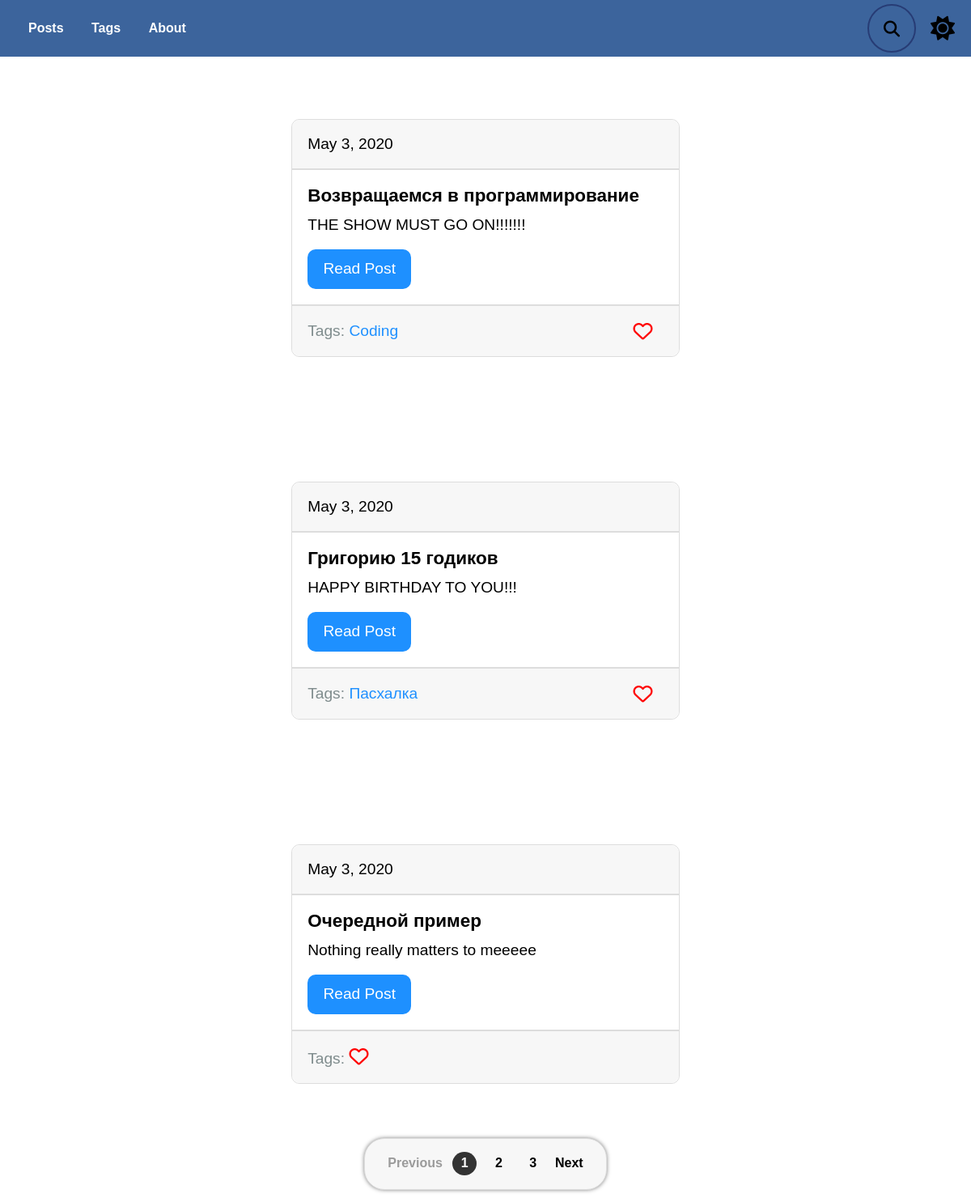
The page /blog/ on the database as committed earlier.
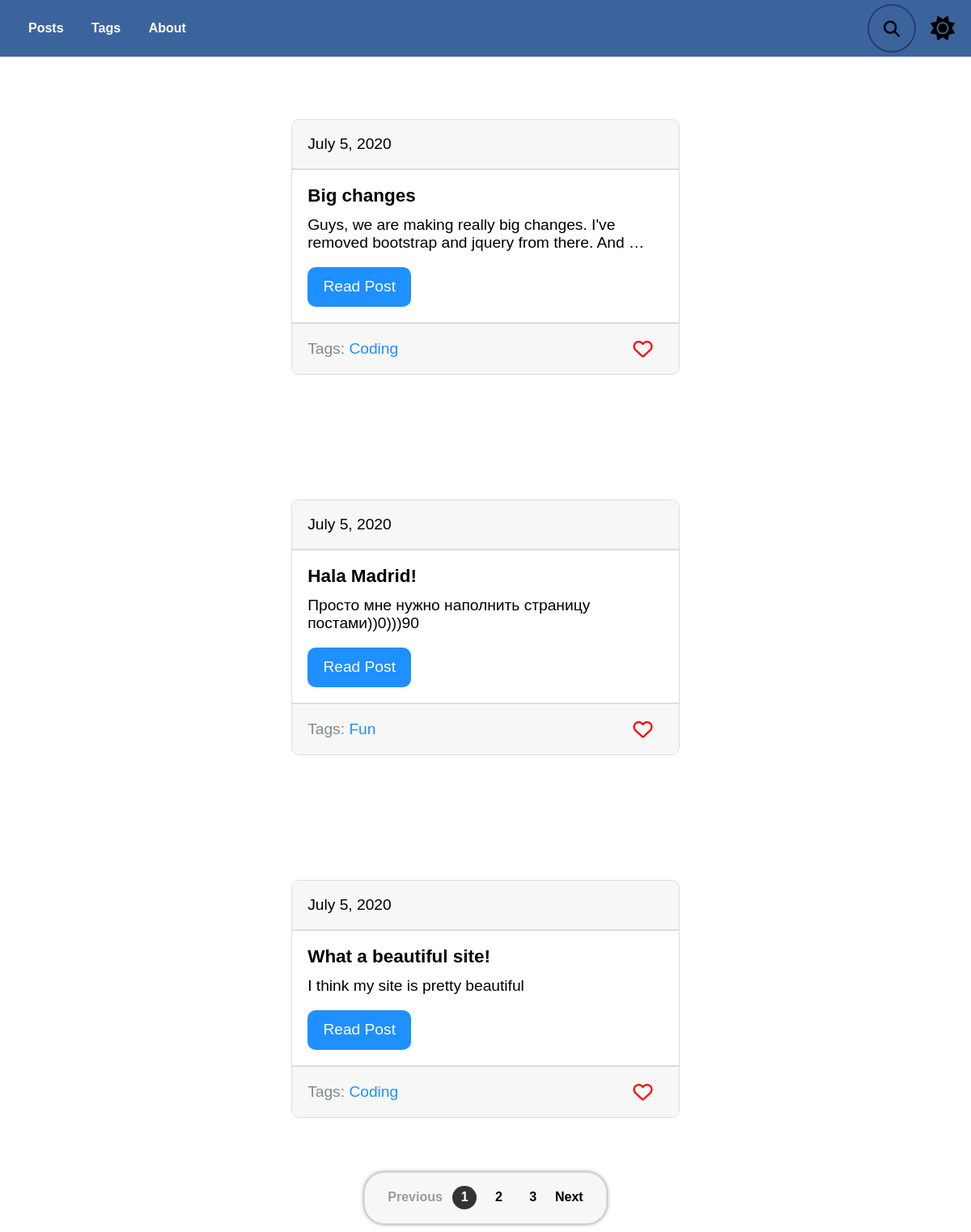
The same page on the database as committed later.
### blog/models.py (models this page shows, shortened)
class Post(models.Model):#создаём класс Post для работы с бд
    title = models.CharField(max_length = 150, db_index = True)#заголовок
    slug = models.SlugField(max_length = 150, blank = True, unique = True)#ссылка понятая для юзера(должна быть уникальной)
    body = models.TextField(blank = True, db_index = True)#тело текста
    date_pub = models.DateField(auto_now_add = True)#время публикации
    tags = models.ManyToManyField("Tag", blank = True, related_name = "posts")
    def get_absolute_url(self):#имя функции - лучше использовать такое
        return reverse("post_detail_url", kwargs = {"slug": self.slug})
    class Meta:
        ordering = ["-date_pub"]#посты будут сортироваться для пагинатора так: самые новые вверху, старые внизу(-)указываем для этого

class Tag(models.Model):
    title = models.CharField(max_length = 50)
    slug = models.SlugField(max_length = 50, unique = True)
    def get_absolute_url(self):#имя функции - лучше использовать такое
        return reverse("tag_detail_url", kwargs = {"slug": self.slug})
    class Meta:
        ordering = ["title"]#в алф порядке

### blog/views.py (the view)
def postsList(request):
    search_query = request.GET.get("search", "")#по ум = "", а не пустой = инпуту формы с именем как имя первого аргумента
    if search_query:#если поисковой запрос не пустой
        posts = Post.objects.filter(Q(title__icontains=search_query) | Q(body__icontains=search_query))
    else:
        posts = Post.objects.all()#печатаем все посты из бд
    paginator = Paginator(posts, 3)# по 3 поста на стр
    page_number = request.GET.get("page", 1)#1-значение,если не найдена стр
    page = paginator.get_page(page_number)#1 стр#это как на сайтах встречается ?параметр =
    is_paginated = page.has_other_pages()
    if page.has_previous():
        prev_url = f'?page={page.previous_page_number()}'
    else:
        prev_url = ""
    if page.has_next():
        next_url = f'?page={page.next_page_number()}'
    else:
        next_url = ""
    context = {
        "page_object": page,
        "is_paginated": is_paginated,
        "next_url": next_url,
        "prev_url": prev_url
    }
    return render(request, "blog/posts.html", context = context)

### blog/templates/blog/posts.html (shortened to what this page needs)
{% extends "index.html" %}
    {% block content %}
<div class="posts">
    {% if page_object.object_list %}
        {% for post in page_object.object_list %}
        {% include "blog/includes/post_card_template.html" %}
        {% endfor %}
        {% else %}
            <p class="search-wrong">No results :(</p>
    {% endif %}
</div>
    {% endblock %}

### blog/templates/blog/includes/post_card_template.html
<div class="card">
    <div class="card__date">
        {{post.date_pub}}
    </div>
    <div class="card__body">
        <h3 class="card__title">{{post.title}}</h3>
        <p class="card__text">{{post.body|truncatewords:15}}</p>
        <a href="{{ post.get_absolute_url }}" class="post-link">Read Post</a>
    </div>
    <div class="card__footer">
        <div>
            Tags: {% for tag in post.tags.all %}
            <a href="{{tag.get_absolute_url}}" class="tag-link">{{tag.title}}</a>
        </div>
        {% endfor %}
        <button class="like" type="submit">
            <i class="like__icon heart far fa-heart"></i>
        </button>
    </div>
</div>

Rows that differ between the two databases and show on the page:
no longer on this page (row unchanged): Post: date_pub "May 3, 2020", title "Возвращаемся в программирование", body "THE SHOW MUST GO ON!!!!!!!", Tag (title "Coding")
no longer on this page (row unchanged): Post: date_pub "May 3, 2020", title "Григорию 15 годиков", body "HAPPY BIRTHDAY TO YOU!!!"
no longer on this page (row unchanged): Tag: title "Пасхалка", shown under "May 3, 2020"
removed Post: date_pub "May 3, 2020", title "Очередной пример", body "Nothing really matters to meeeee"
added Post: date_pub "July 5, 2020", title "Big changes", body "Guys, we are making really big changes. I've removed bootstrap and jquery from there. And …", Tag (title "Coding")
added Post: date_pub "July 5, 2020", title "Hala Madrid!", body "Просто мне нужно наполнить страницу постами))0)))90"
now on this page (row unchanged): Tag: title "Fun", shown under "July 5, 2020"
added Post: date_pub "July 5, 2020", title "What a beautiful site!", body "I think my site is pretty beautiful", Tag (title "Coding")
